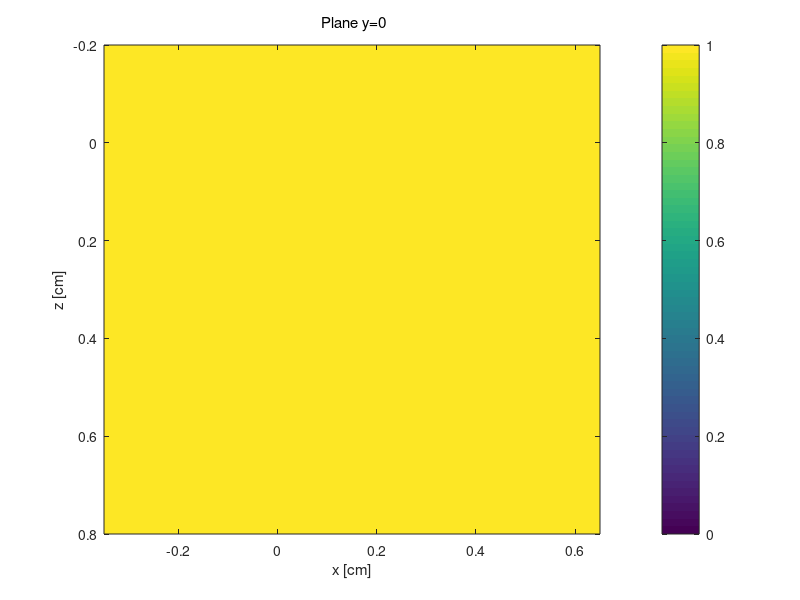

Write MATLAB code to recreate this figure.
% Create the files for the simulation
   
clear
format compact
clc
home

%File location
cd('C:\Users\raphi\Documents\ubuntu_share')

%%% USER CHOICES %%%%%%%% <-------- You must set these parameters ------
SAVEON      = 1;        % 1 = save myname_T.bin, myname_H.mci 
                        % 0 = don't save. Just check the program.

myname      = '5ag05Short';% name for files: myname_T.bin, myname_H.mci  
time_min    = 30;      	% time duration of the simulation [min] <----- run time -----
Nx          = 1;    	% # of bins in each dimension of cube 
Ny          = 1;    	% # of bins in each dimension of cube 
Nz          = 1;    	% # of bins in each dimension of cube 
binsize     = 0.3;     	% size of each bin, eg. [cm]

% Set Monte Carlo launch flags (not in use)
mcflag      = 0;     	% launch: 0 = uniform beam, 1 = Gaussian, 2 = isotropic pt. 
                        % 3 = rectangular beam (use xfocus,yfocus for x,y halfwidths)
launchflag  = 1;        % 0 = let mcxyz.c calculate launch trajectory
                        % 1 = manually set launch vector.
boundaryflag = 1;       % 0 = no boundaries, 1 = escape at boundaries
                        % 2 = escape at surface only. No x, y, bottom z
                        % boundaries

% Sets position of source with 0 centered on each Aline
xs          = 0;      	% x of source
ys          = 0;        % y of source
zs          = 0.0001; % z of source must start in simulation

% Set position of focus, so mcxyz can calculate launch trajectory (not in use)
xfocus      = 0;        % set x,position of focus
yfocus      = 0;        % set y,position of focus
zfocus      = inf;    	% set z,position of focus (=inf for collimated beam)

% Set detection parameter
radius      = 0.05;     % Half width of the BScan
waist       = 0.05;  	% Width of the scanned beam (Not in use)
Ndetectors  = 800;      % Number of Aline per BScan
flens       = 0.06;        %Focal lens in m 0.01 or 0.06
beamw       = 0.002;        %Beam diameter at imaging lens in m
det_radius  = 1310e-7*2/pi/atan(beamw/2/flens);    % Width of the beam at the imaging lens
cos_accept  = cos(atan(beamw/2/flens)); % Cos of the accepted angle

% only used if launchflag == 1 (manually set launch trajectory): (not in use)
ux0         = 0;      % trajectory projected onto x axis
uy0         = 0;      % trajectory projected onto y axis
uz0         = sqrt(1 - ux0^2 - uy0^2); % such that ux^2 + uy^2 + uz^2 = 1

% Bias scattering parameter
a_coef    = 0.9;
p         = 0.5;

%%%%%%%%%%%%%%%%%%%%%%%%%

%%%%%%%%%%%%
% Create Sample
%%%
zsurf = 0.0;  % position of air/skin surface
T = double(zeros(Nx,Ny,Nz));
T(:) = 1;
Nt = 1; %Number if layers
muav(1) = 1.472e-1;    %Absorption coef. of first layer
% musv(1) = 10;   %Scattering coef. of first layer
gv(1) = 0.5;     %Anisotropy of first layer
nrv(1) = 1.4240;      %Refraction index of first layer
musv(1) = 6.58e0/(1-gv(1));       %Change reduced scattering in scattering
% muav(2) = 0.1;    %Absorption coef. of first layer
% musv(2) = 1000;   %Scattering coef. of first layer
% gv(2) = 0.7;     %Anisotropy of first layer
% nrv(2) = 1;      %Refraction index of first layer
% T(:,:,2) = 2;

%%%%%%%%%% 
% Prepare Monte Carlo 
%%%


% Specify Monte Carlo parameters    
dx = binsize;
dy = binsize;
dz = binsize;
x  = ([1:Nx]'-Nx/2)*dx;
y  = ([1:Ny]'-Ny/2)*dy;
z  = [1:Nz]'*dz;
zmin = min(z);
zmax = max(z);
xmin = min(x);
xmax = max(x);

if isinf(zfocus), zfocus = 1e12; end



%%
if SAVEON
    tic
    % convert T to linear array of integer values, v(i)i = 0;
    v = uint8(reshape(T,Ny*Nx*Nz,1));

    %% WRITE FILES
    % Write myname_H.mci file
    %   which contains the Monte Carlo simulation parameters
    %   and specifies the tissue optical properties for each tissue type.
    commandwindow
    disp(sprintf('--------create %s --------',myname))
    filename = sprintf('%s_H.mci',myname);
    fid = fopen(filename,'w');
        % run parameters
        fprintf(fid,'%0.2f\n',time_min);
        fprintf(fid,'%0.4f\n',a_coef);
        fprintf(fid,'%0.4f\n',p);
        fprintf(fid,'%0.4f\n',Ndetectors);
        fprintf(fid,'%0.6f\n',det_radius);
        fprintf(fid,'%0.6f\n',cos_accept);
        fprintf(fid,'%d\n'   ,Nx);
        fprintf(fid,'%d\n'   ,Ny);
        fprintf(fid,'%d\n'   ,Nz);
        fprintf(fid,'%0.4f\n',dx);
        fprintf(fid,'%0.4f\n',dy);
        fprintf(fid,'%0.4f\n',dz);
        % launch parameters
        fprintf(fid,'%d\n'   ,mcflag);
        fprintf(fid,'%d\n'   ,launchflag);
        fprintf(fid,'%d\n'   ,boundaryflag);
        fprintf(fid,'%0.4f\n',xs);
        fprintf(fid,'%0.4f\n',ys);
        fprintf(fid,'%0.4f\n',zs);
        fprintf(fid,'%0.4f\n',xfocus);
        fprintf(fid,'%0.4f\n',yfocus);
        fprintf(fid,'%0.4f\n',zfocus);
        fprintf(fid,'%0.4f\n',ux0); % if manually setting ux,uy,uz
        fprintf(fid,'%0.4f\n',uy0);
        fprintf(fid,'%0.4f\n',uz0);
        fprintf(fid,'%0.4f\n',radius);
        fprintf(fid,'%0.4f\n',waist);
        fprintf(fid,'%0.4f\n',zsurf);
        % tissue optical properties
        fprintf(fid,'%d\n',Nt);
        for i=1:Nt
            fprintf(fid,'%0.6f\n',muav(i));
            fprintf(fid,'%0.6f\n',musv(i));
            fprintf(fid,'%0.6f\n',gv(i));
            fprintf(fid,'%0.6f\n',nrv(i));
        end
    fclose(fid);

    %% write myname_T.bin file
    filename = sprintf('%s_T.bin',myname);
    disp(['create ' filename])
    fid = fopen(filename,'wb');
    fwrite(fid,v,'uint8');
    fclose(fid);

    toc
end % SAVEON


%% Look at structure of Tzx at iy=Ny/2
Txzy = shiftdim(T,1);   % Tyxz --> Txzy
Tzx  = Txzy(:,:,round(Ny/2))'; % Tzx

%%
figure; clf
Tzx = squeeze(T(:,round(Ny/2),:))';
imagesc(x,z,Tzx,[0 Nt])
xlabel('x [cm]')
ylabel('z [cm]')
title('\rm Plane y=0')
colorbar
